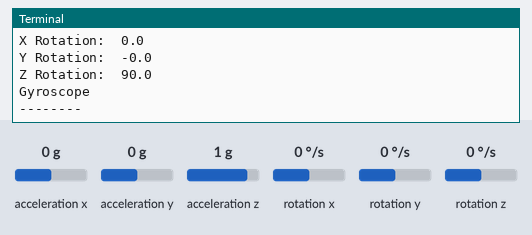
This program was run on a simulated Raspberry Pi (BCM pin numbers). On the bench: the last lines printed to the terminal. Inputs (shaded band) come from the test bench; at power-on: acceleration x 0 g, acceleration y 0 g, acceleration z 1 g, rotation x 0 °/s, rotation y 0 °/s, rotation z 0 °/s.

Above: at 1.2 s.
1.3 s: acceleration x set to -1.4 g
At 1.42 s:
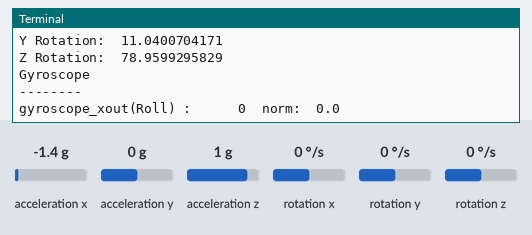
2.9 s: acceleration y set to -1.4 g
At 3.07 s:
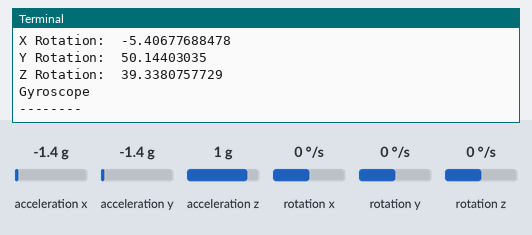
4.5 s: acceleration z set to -1.4 g
At 4.73 s:
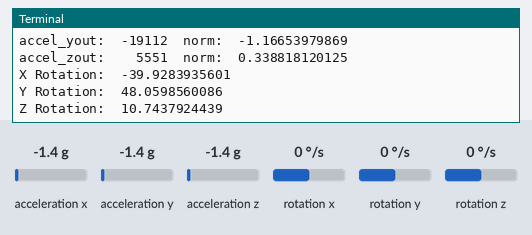
7.1 s: rotation x set to -192 °/s
At 7.37 s:
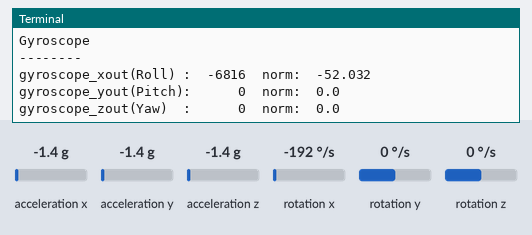
8.7 s: rotation y set to -192 °/s
At 9.03 s:
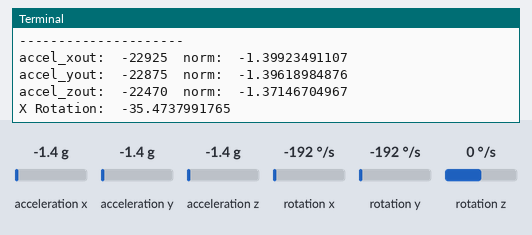
10.4 s: rotation z set to -192 °/s
At 11.35 s:
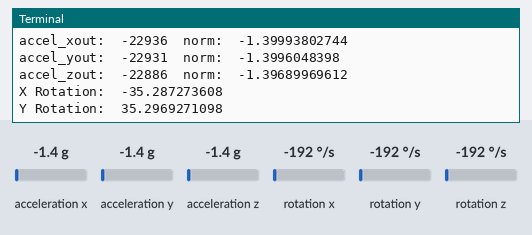
Timing chart, 0 to 13.0 s (numbered marks = the images above; inputs shaded):
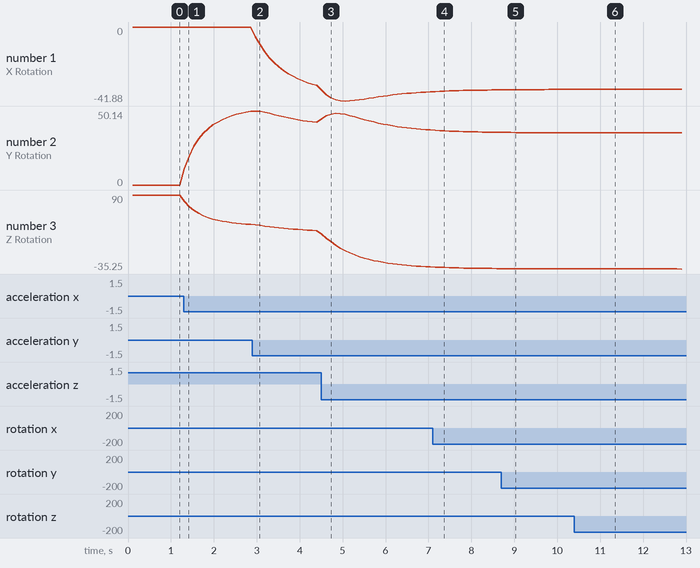

The program:

gyro.py
```python
#!/usr/bin/python
import smbus
import math
import time
# Register
power_mgmt_1 = 0x6b
power_mgmt_2 = 0x6c

bus = smbus.SMBus(1) # bus = smbus.SMBus(0) fuer Revision 1
address = 0x68       # via i2cdetect

def read_byte(reg):
    return bus.read_byte_data(address, reg)

def read_word(reg):
    h = bus.read_byte_data(address, reg)
    l = bus.read_byte_data(address, reg+1)
    value = (h << 8) + l
    return value

def read_word_2c(reg):
    val = read_word(reg)
    if (val >= 0x8000):
        return -((65535 - val) + 1)
    else:
        return val

def dist(a,b):
    return math.sqrt((a*a)+(b*b))

def get_y_rotation(x,y,z):
    radians = math.atan2(x, dist(y,z))
    return -math.degrees(radians)

def get_x_rotation(x,y,z):
    radians = math.atan2(y, dist(x,z))
    return math.degrees(radians)

def get_z_rotation(x,y,z):
    radians = math.atan2(z, dist(x,y))
    return math.degrees(radians)

class IIR(object):
    """first order"""
    __slots__ = ('rate', 'y_1', '_rate')
    def __init__(self, rate=0.1):
        self.rate = rate
        self._rate = 1 - rate
        self.y_1 = 0

    def run(self, x):
        self.y_1 = self.rate * x +  self._rate * self.y_1
        return self.y_1


def run():
    iir_gx = IIR()
    iir_gy = IIR()
    iir_gz = IIR()
    iir_ax = IIR()
    iir_ay = IIR()
    iir_az = IIR()
    while (1):
        # Aktivieren, um das Modul ansprechen zu koennen
        try:
            bus.write_byte_data(address, power_mgmt_1, 0)
            time.sleep(0.1)

            print "Gyroscope"
            print "--------"

            gyroscope_xout = read_word_2c(0x43) # Roll
            gyroscope_yout = read_word_2c(0x45) # Pitch
            gyroscope_zout = read_word_2c(0x47) # Yaw
            gyroscope_xout = iir_gx.run(gyroscope_xout)
            gyroscope_yout = iir_gy.run(gyroscope_yout)
            gyroscope_zout = iir_gz.run(gyroscope_zout)

            print "gyroscope_xout(Roll) : ", ("%5d" % gyroscope_xout), " norm: ", (gyroscope_xout / 131)
            print "gyroscope_yout(Pitch): ", ("%5d" % gyroscope_yout), " norm: ", (gyroscope_yout / 131)
            print "gyroscope_zout(Yaw)  : ", ("%5d" % gyroscope_zout), " norm: ", (gyroscope_zout / 131)

            print
            print "Accelerometer"
            print "---------------------"


            accel_xout = read_word_2c(0x3b)
            accel_yout = read_word_2c(0x3d)
            accel_zout = read_word_2c(0x3f)
            accel_xout = iir_ax.run(accel_xout)
            accel_yout = iir_ay.run(accel_yout)
            accel_zout = iir_az.run(accel_zout)

            accel_xout_norm = accel_xout / 16384.0
            accel_yout_norm = accel_yout / 16384.0
            accel_zout_norm = accel_zout / 16384.0

            print "accel_xout: ", ("%6d" % accel_xout), " norm: ", accel_xout_norm
            print "accel_yout: ", ("%6d" % accel_yout), " norm: ", accel_yout_norm
            print "accel_zout: ", ("%6d" % accel_zout), " norm: ", accel_zout_norm

            print "X Rotation: " , get_x_rotation(accel_xout_norm, accel_yout_norm, accel_zout_norm)
            print "Y Rotation: " , get_y_rotation(accel_xout_norm, accel_yout_norm, accel_zout_norm)
            print "Z Rotation: " , get_z_rotation(accel_xout_norm, accel_yout_norm, accel_zout_norm)
        except IOError as e:
            print(e)


run()
```

Measured:
- after the input at 1.3 s, the terminal: prints a new line at once (image 1)
- plotted number 2: 0 → 49.92 after the input at 1.3 s
- plotted number 3: 90 → 40.08 after the input at 1.3 s
